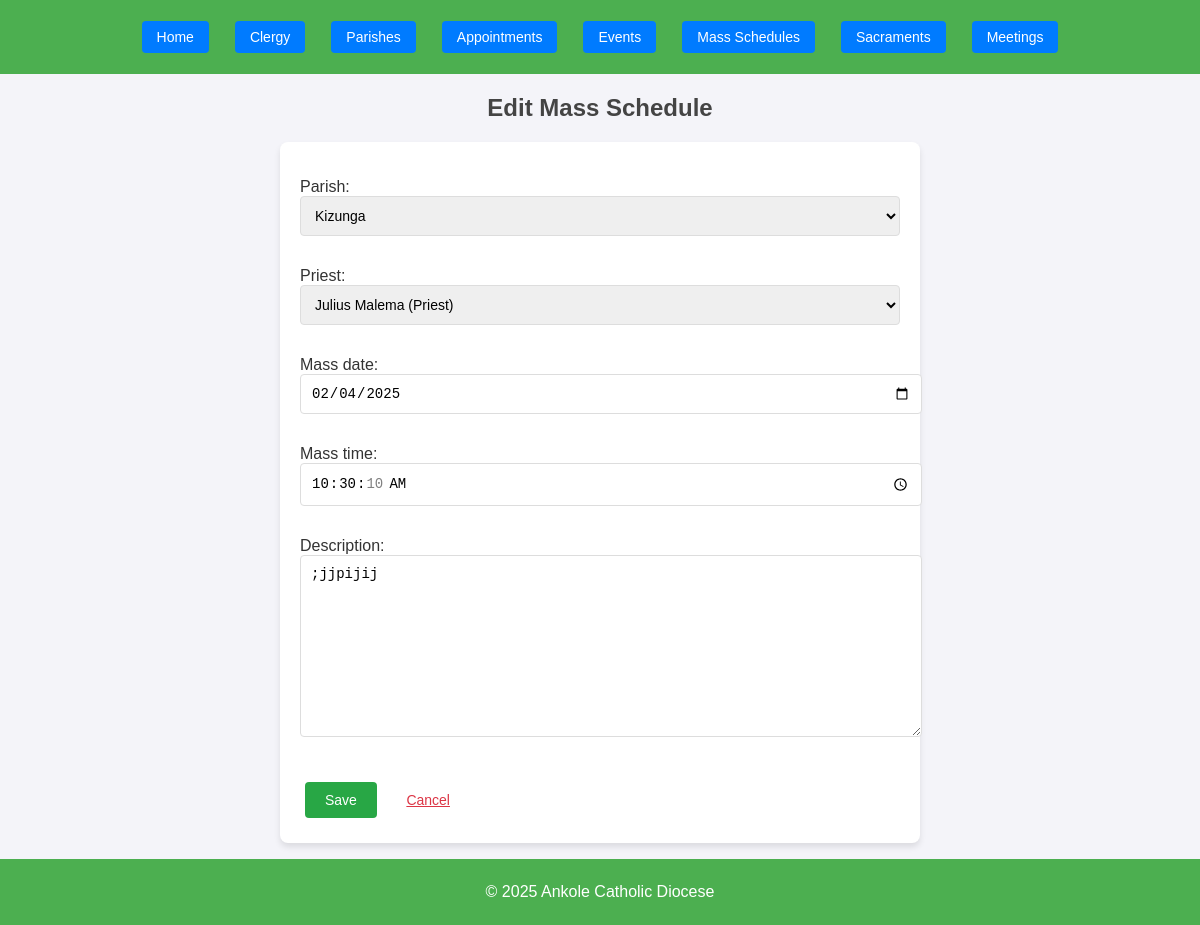
Screenshot of /mass_schedules/edit/1/ with the database file from the repository.
### core/models.py (models this page shows, shortened)
class Parish(models.Model):
    parish_id = models.AutoField(primary_key=True)
    parish_name = models.CharField(max_length=100)
    parish_location = models.CharField(max_length=100)
    parish_priest = models.ForeignKey(Clergy, on_delete=models.SET_NULL, null=True, blank=True)
    contact_number = models.CharField(max_length=15)
    address = models.TextField()
    timestamp = models.DateTimeField(auto_now_add=True)
    def __str__(self):
        return self.parish_name

class MassSchedule(models.Model):
    schedule_id = models.AutoField(primary_key=True)
    parish = models.ForeignKey(Parish, on_delete=models.CASCADE)  # Link to Parish
    priest = models.ForeignKey(Clergy, on_delete=models.CASCADE)  # Link to Clergy
    mass_date = models.DateField()
    mass_time = models.TimeField()
    description = models.TextField(blank=True, null=True)
    timestamp = models.DateTimeField(auto_now_add=True)

### core/views.py (the view)
# urls.py: path('mass_schedules/edit/<int:schedule_id>/', views.edit_mass, name='edit_mass'),
def edit_mass(request, schedule_id):
    mass = get_object_or_404(MassSchedule, schedule_id=schedule_id)
    if request.method == 'POST':
        form = MassScheduleForm(request.POST, instance=mass)
        if form.is_valid():
            form.save()
            messages.success(request, "Mass schedule updated successfully.")
            return redirect('list_masses')
    else:
        form = MassScheduleForm(instance=mass)
    return render(request, 'core/mass_schedule/form.html', {'form': form})

### core/forms.py
class MassScheduleForm(forms.ModelForm):
    class Meta:
        model = MassSchedule
        fields = ['parish', 'priest', 'mass_date', 'mass_time', 'description']
        widgets = {
            'mass_date': forms.DateInput(attrs={'type': 'date'}),
            'mass_time': forms.TimeInput(attrs={'type': 'time'}),
        }

### core/models.py (called while the page is built)
    def __str__(self):
        return f"{self.first_name} {self.last_name} ({self.role})"

### core/templates/core/mass_schedule/form.html (shortened to what this page needs)
{% extends 'core/base.html' %}
{% block content %}
<h2>{% if form.instance.pk %}Edit{% else %}Add{% endif %} Mass Schedule</h2>
<form method="post">
    {{ form.as_p }}
    <button type="submit">Save</button>
    <a href="{% url 'list_masses' %}" class="cancel-link">Cancel</a>
</form>
{% endblock %}

### church/static/css/styles.css (style rules this page uses)
body { font-family: Arial, sans-serif; margin: 0; padding: 0; box-sizing: border-box; }

### rows the page displays
Parish: parish "Kizunga"
MassSchedule: priest "Julius Malema (Priest)", mass_date "02/04/2025", mass_time "10:30:10", description ";jjpijij"
